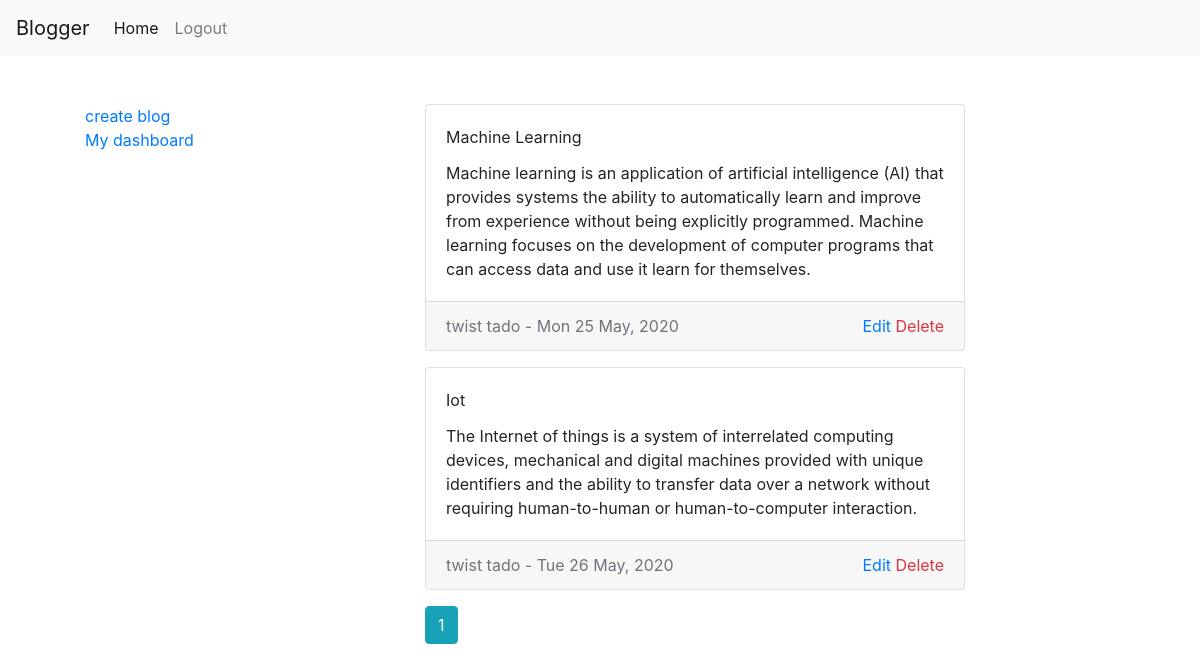
The page /dashboard/1 (signed in) on the database its author committed.
### blog_app/model.py (models this page shows, shortened)
class Blog(db.Model):
    id = db.Column(db.INTEGER, primary_key=True, autoincrement=True)
    title = db.Column(db.TEXT, nullable=False)
    content = db.Column(db.TEXT, nullable=False)
    date_posted = db.Column(db.DATETIME, nullable=False, default=datetime.utcnow())
    author = db.Column(db.INTEGER, db.ForeignKey('users.id'), nullable=False)

class Users(db.Model, UserMixin):
    id = db.Column(db.INTEGER, primary_key=True, autoincrement=True)
    name = db.Column(db.String(50), nullable=False)
    email = db.Column(db.TEXT, nullable=False, unique=True)
    password = db.Column(db.TEXT, nullable=True)
    date_created = db.Column(db.DATETIME, nullable=False, default=datetime.utcnow())
    blog = db.relationship('Blog', backref='writer', lazy=True)

### blog_app/user.py (the view)
@app.route('/dashboard/<int:user_id>')
@login_required
def dashboard(user_id):
    page = request.args.get('page')
    blogs = Blog.query.filter_by(author=user_id).paginate(page=page, per_page=5)
    return render_template('user/dashboard.html', blogs=blogs)

### blog_app/model.py (called while the page is built)
@login_manager.user_loader
def load_user(user_id):
    return Users.query.get(int(user_id))

### blog_app/templates/user/dashboard.html
{% extends('base.html') %}
{% block content %}
    <div>
        {% if blogs.items %}
            {% for blog in blogs.items %}
                <div class="card mb-3">
                    <div class="card-body">
                        <div class="card-title text-capitalize">{{ blog.title }}</div>
                        <div class="card-text">
                            {{ blog.content }}
                        </div>
                    </div>
                    <div class="card-footer text-muted d-flex justify-content-between" >
                        <div>{{ blog.writer.name }} - <time>{{ blog.date_posted.strftime('%a %d %b, %Y') }}</time></div>
                        <div>
                            <a href="{{ url_for('edit', blog_id=blog.id) }}">Edit</a>
                            <a id="delete"
                               style="color: #dc3545 !important; "
                               href="{{ url_for('delete', blog_id=blog.id) }}"
                            >
                                Delete
                            </a>
                        </div>
                    </div>
                </div>
            {% endfor %}
            {% for page_num in blogs.iter_pages() %}
                {% if page_num %}
                    {% if blogs.page == page_num %}
                        <a class="btn btn-info" href="{{ url_for('home', page=page_num) }}">{{ page_num }}</a>
                    {% else %}
                        <a class="btn btn-outline-info" href="{{ url_for('home', page=page_num) }}">{{ page_num }}</a>
                    {% endif %}
                {% endif %}
            {% endfor %}
        {% else %}
            <div class="image-container">
                <img src="{{ url_for('static', filename='images/blog.png')}}" alt="empty blog">
            </div>
            You have not written any blog. <a href="{{ url_for('create')}}">Start writing today</a>
        {% endif %}
    </div>
{% endblock %}

### rows shown on the page
Blog: title "Machine Learning", content "Machine learning is an application of artificial intelligence (AI) that provides systems the ability to automatically learn and improve from experience without being explicitly programmed. Machine learning focuses on the development of computer programs that can access data and use it learn for themselves.", writer.name "twist tado", date_posted "Mon 25 May, 2020"
Blog: title "Iot", content "The Internet of things is a system of interrelated computing devices, mechanical and digital machines provided with unique identifiers and the ability to transfer data over a network without requiring human-to-human or human-to-computer interaction.", writer.name "twist tado", date_posted "Tue 26 May, 2020"

### other values the page prints
{{ page_num }} "1"
